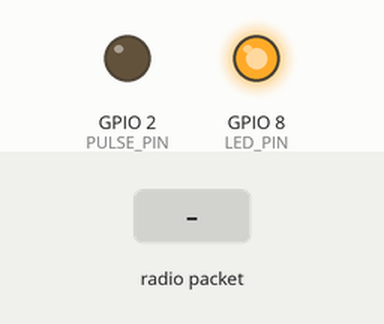
The sketch below on a simulated ESP32-C3. On the bench: output pins drawn as LEDs (lit = HIGH). Inputs (shaded band) come from the test bench.

Above: at 1.2 s.
1.3 s: radio packet "1" arrives
At 1.41 s:
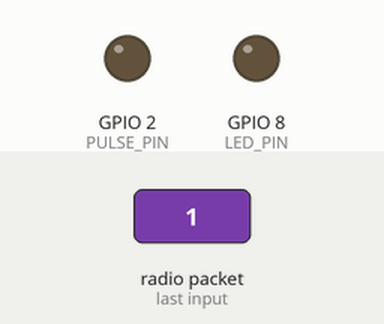
Timing chart, 0 to 4.3 s (numbered marks = the images above; inputs shaded):
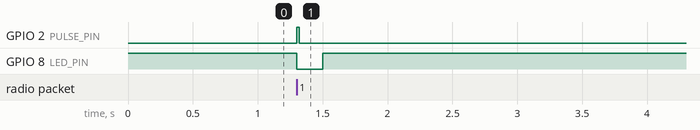

The sketch:

esp-now-receiver-project.ino
```cpp
#include <WiFi.h>
#include <esp_now.h>

// Pins
#define LED_PIN    8   // Builtin LED on ESP32-C3
#define PULSE_PIN  2   // Output pulse pin

// Set to true if your builtin LED is active-LOW (common on ESP32-C3 devkits).
// If your LED is active-HIGH, set this to false.
constexpr bool LED_ACTIVE_LOW = true;

// Helper to handle LED polarity
inline void LED_ON()  { digitalWrite(LED_PIN,  LED_ACTIVE_LOW ? LOW  : HIGH); }
inline void LED_OFF() { digitalWrite(LED_PIN,  LED_ACTIVE_LOW ? HIGH : LOW); }

// Deadlines for turning outputs off; 0 means "inactive"
volatile unsigned long ledOffAtMs   = 0;
volatile unsigned long pulseOffAtMs = 0;

// Called whenever an ESP-NOW packet is received
void onReceive(const esp_now_recv_info_t* recv_info,
               const uint8_t* data,
               int len) {
  // LED: ON for 200 ms
  LED_ON();
  ledOffAtMs = millis() + 200;

  // GPIO2: HIGH pulse for 20 ms (active-HIGH)
  digitalWrite(PULSE_PIN, HIGH);
  pulseOffAtMs = millis() + 20;
}

void setup() {
  // Configure outputs and ensure they start OFF
  pinMode(LED_PIN, OUTPUT);
  LED_OFF();

  pinMode(PULSE_PIN, OUTPUT);
  digitalWrite(PULSE_PIN, LOW);   // idle LOW, only HIGH during pulse

  // Enable Wi-Fi radio for ESP-NOW (no connection needed)
  WiFi.mode(WIFI_STA);

  // Initialize ESP-NOW and register the RX callback
  if (esp_now_init() == ESP_OK) {
    esp_now_register_recv_cb(onReceive);
  }
}

void loop() {
  // Non-blocking timeouts for turning outputs back OFF
  unsigned long now = millis();

  if (ledOffAtMs && (long)(now - ledOffAtMs) >= 0) {
    LED_OFF();
    ledOffAtMs = 0;
  }

  if (pulseOffAtMs && (long)(now - pulseOffAtMs) >= 0) {
    digitalWrite(PULSE_PIN, LOW);
    pulseOffAtMs = 0;
  }
}
```

Measured:
- after the input at 1.3 s, GPIO 2 (PULSE_PIN): LOW → HIGH at once, → LOW 0.02 s later; GPIO 8 (LED_PIN): HIGH → LOW at once, → HIGH 0.20 s later
